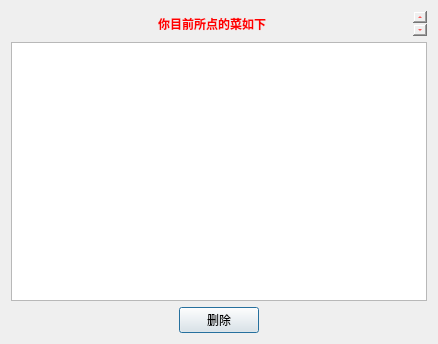
<?xml version="1.0" encoding="UTF-8"?>
<ui version="4.0">
 <class>Dialog</class>
 <widget class="QDialog" name="Dialog">
  <property name="geometry">
   <rect>
    <x>0</x>
    <y>0</y>
    <width>438</width>
    <height>344</height>
   </rect>
  </property>
  <property name="windowTitle">
   <string>Dialog</string>
  </property>
  <property name="styleSheet">
   <string notr="true">#Dialog{border-image: url(:/png/images/login_bg.png);}</string>
  </property>
  <layout class="QGridLayout" name="gridLayout_2">
   <item row="0" column="0">
    <layout class="QGridLayout" name="gridLayout">
     <item row="2" column="1">
      <widget class="QPushButton" name="pushButton">
       <property name="text">
        <string>删除</string>
       </property>
      </widget>
     </item>
     <item row="2" column="2">
      <spacer name="horizontalSpacer">
       <property name="orientation">
        <enum>Qt::Horizontal</enum>
       </property>
       <property name="sizeHint" stdset="0">
        <size>
         <width>40</width>
         <height>20</height>
        </size>
       </property>
      </spacer>
     </item>
     <item row="2" column="0">
      <spacer name="horizontalSpacer_2">
       <property name="orientation">
        <enum>Qt::Horizontal</enum>
       </property>
       <property name="sizeHint" stdset="0">
        <size>
         <width>40</width>
         <height>20</height>
        </size>
       </property>
      </spacer>
     </item>
     <item row="1" column="0" colspan="3">
      <widget class="QTableWidget" name="tableWidget"/>
     </item>
     <item row="0" column="0" colspan="3">
      <widget class="QTextBrowser" name="textBrowser">
       <property name="maximumSize">
        <size>
         <width>16777215</width>
         <height>25</height>
        </size>
       </property>
       <property name="styleSheet">
        <string notr="true">color: rgb(255, 0, 0);
font: 12pt &quot;黑体&quot;;
background-color: rgb(255, 255, 255, 0);</string>
       </property>
       <property name="frameShape">
        <enum>QFrame::NoFrame</enum>
       </property>
       <property name="html">
        <string>&lt;!DOCTYPE HTML PUBLIC &quot;-//W3C//DTD HTML 4.0//EN&quot; &quot;http://www.w3.org/TR/REC-html40/strict.dtd&quot;&gt;
&lt;html&gt;&lt;head&gt;&lt;meta name=&quot;qrichtext&quot; content=&quot;1&quot; /&gt;&lt;style type=&quot;text/css&quot;&gt;
p, li { white-space: pre-wrap; }
&lt;/style&gt;&lt;/head&gt;&lt;body style=&quot; font-family:'黑体'; font-size:12pt; font-weight:400; font-style:normal;&quot;&gt;
&lt;p align=&quot;center&quot; style=&quot; margin-top:0px; margin-bottom:0px; margin-left:0px; margin-right:0px; -qt-block-indent:0; text-indent:0px;&quot;&gt;&lt;span style=&quot; font-family:'SimSun'; font-size:9pt; font-weight:600;&quot;&gt;你目前所点的菜如下&lt;/span&gt;&lt;/p&gt;&lt;/body&gt;&lt;/html&gt;</string>
       </property>
      </widget>
     </item>
    </layout>
   </item>
  </layout>
 </widget>
 <resources>
  <include location="login_bg.qrc"/>
 </resources>
 <connections/>
</ui>
